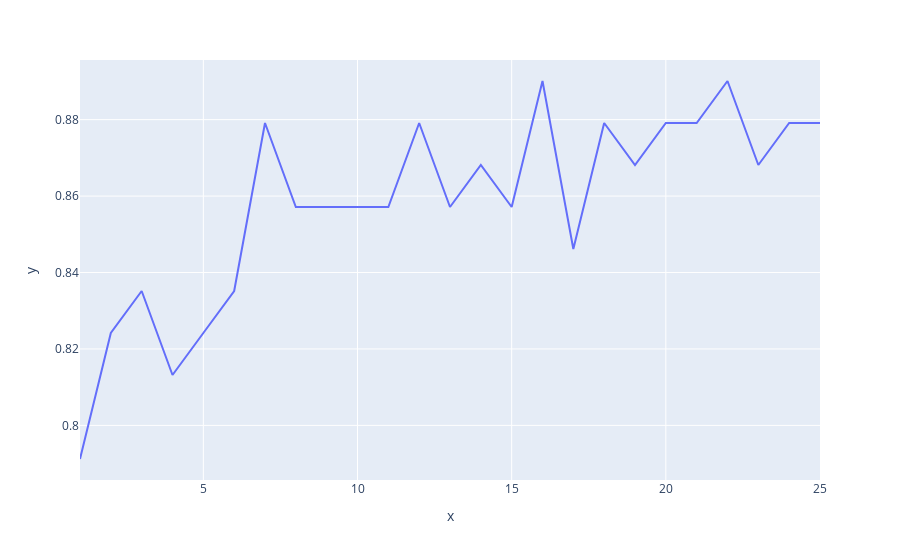

The cell this chart's notebook holds for it:
### Code cell
px.line(x=k_range,y=scores_list)

### Figure 1 — Plotly figure (JSON) as saved in the notebook; plotly's stock layout.template omitted (floating-point values rounded to 4 significant figures)
{"data": [{"hovertemplate": "x=%{x}<br>y=%{y}<extra></extra>", "legendgroup": "", "line": {"color": "#636efa", "dash": "solid"}, "mode": "lines", "name": "", "orientation": "v", "showlegend": false, "type": "scatter", "x": [1, 2, 3, 4, 5, 6, 7, 8, 9, 10, 11, 12, 13, 14, 15, 16, 17, 18, 19, 20, 21, 22, 23, 24, 25], "xaxis": "x", "y": [0.7912, 0.8242, 0.8352, 0.8132, 0.8242, 0.8352, 0.8791, 0.8571, 0.8571, 0.8571, 0.8571, 0.8791, 0.8571, 0.8681, 0.8571, 0.8901, 0.8462, 0.8791, 0.8681, 0.8791, 0.8791, 0.8901, 0.8681, 0.8791, 0.8791], "yaxis": "y"}], "layout": {"legend": {"tracegroupgap": 0}, "margin": {"t": 60}, "xaxis": {"anchor": "y", "domain": [0, 1], "title": {"text": "x"}}, "yaxis": {"anchor": "x", "domain": [0, 1], "title": {"text": "y"}}}}
